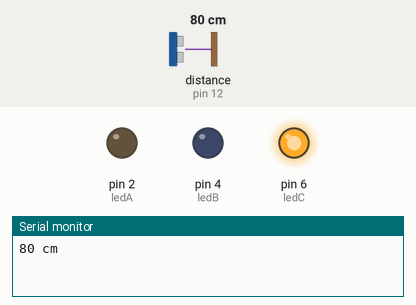
This sketch was run on a simulated Arduino Uno, built with avr-gcc and run on an emulated ATmega328P. On the bench: output pins drawn as LEDs (lit = HIGH), the last lines printed to the serial monitor. Wiring (inferred from the names in the program): ultrasonic range finder: trigger pin 13; echo pin 12. The inputs (shaded band) are chosen by the test bench; at power-on: distance to the obstacle (sensor on pin 12) 80 cm. The echo pulse lasts 58.3 µs per cm; pins used as bus, display or sensor lines are not drawn.

Above: at 1.2 s.
1.3 s: distance to the obstacle (sensor on pin 12) set to 64 cm
2.8 s: distance to the obstacle (sensor on pin 12) set to 56 cm
At 3.2 s:
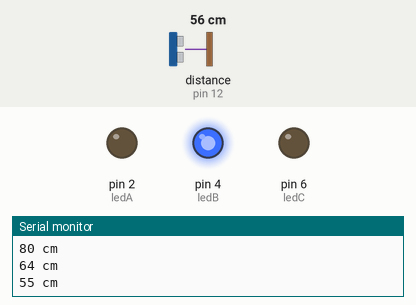
4.3 s: distance to the obstacle (sensor on pin 12) set to 33 cm
5.8 s: distance to the obstacle (sensor on pin 12) set to 27 cm
At 6.2 s:
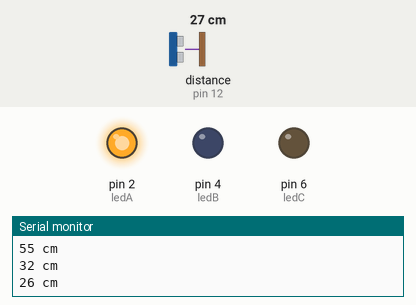
7.3 s: distance to the obstacle (sensor on pin 12) set to 35 cm
At 8.5 s:
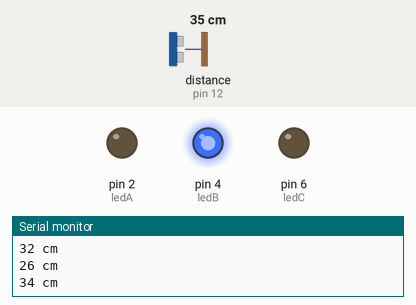
8.8 s: distance to the obstacle (sensor on pin 12) set to 2 cm
At 9.8 s:
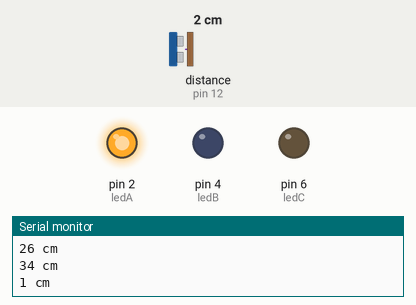
Timing chart, 0 to 11.3 s (numbered marks = the images above; inputs shaded):
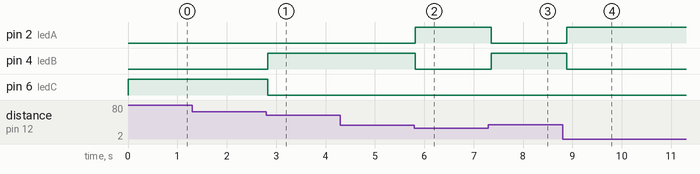

Measured:
- the behaviour switches between 61 and 60 cm on distance to the obstacle (sensor on pin 12) (found by bisection; images 0 and 1)
- the behaviour switches between 32 and 31 cm on distance to the obstacle (sensor on pin 12) (found by bisection; images 1 and 2)
- after the input at 2.8 s, pin 4 (ledB): LOW → HIGH at once; pin 6 (ledC): HIGH → LOW at once
- after the input at 5.8 s, pin 2 (ledA): LOW → HIGH at once; pin 4 (ledB): HIGH → LOW at once
- after the input at 7.3 s, pin 2 (ledA): HIGH → LOW after 0.05 s; pin 4 (ledB): LOW → HIGH after 0.05 s
- after the input at 8.8 s, pin 2 (ledA): LOW → HIGH after 0.09 s; pin 4 (ledB): HIGH → LOW after 0.09 s

The sketch:

AR18_ultrasonic.ino
```cpp
/*

 예제 6.7

 초음파 거리센서를 이용한 거리 측정

*/


// 트리거 핀과 에코 핀 번호를 설정한다.

const char trigPin = 13;

const char echoPin = 12;

const int ledA   =  2;

const int ledB   =  4;

const int ledC   =  6;

// 펄스 폭과 거리 변수 설정

int pulseWidth;

int distance;

int distanceOld;


void setup() {

  // 시리얼 통신 설정

  Serial.begin (9600);

  // 트리거 핀은 출력으로, 에코핀은 입력으로 설정

  pinMode(trigPin, OUTPUT);

  pinMode(echoPin, INPUT);

  // 트리거 핀의 초기값을 LOW로 한다

  digitalWrite(trigPin,LOW);

  pinMode(ledA , OUTPUT);

  pinMode(ledB , OUTPUT);

  pinMode(ledC , OUTPUT);

}


void loop(){

  // 10us의 트리거 신호를 HC-SR04로 내보낸다.

  digitalWrite(trigPin,HIGH);

  delayMicroseconds(10);

  digitalWrite(trigPin, LOW);


  // Echo 펄스 폭을 측정하여 pulseWidth 변수에 저장한다.

  pulseWidth = pulseIn(echoPin, HIGH);

  // 거리를 계산한다.

  distance = pulseWidth / 58;

  // 감지거리인 2~200cm 범위의 거리값만 사용한다.

  if(distance <= 200 || distance >= 2){

    // 이전의 거리값과 비교하여 변화가 있을 경우에만

    // 시리얼 통신으로 전송한다.

    if(distance<=30){

       digitalWrite(ledA, HIGH);

        digitalWrite(ledB, LOW);

         digitalWrite(ledC, LOW);

    }

    if(distance>30 && distance<=60){

       digitalWrite(ledA, LOW);

       digitalWrite(ledB, HIGH);

       digitalWrite(ledC, LOW);

    }

    if(distance>60){

       digitalWrite(ledA, LOW);

       digitalWrite(ledB, LOW);

       digitalWrite(ledC, HIGH);

    }

    if(distance !=distanceOld){

      Serial.print(distance);

      Serial.println(" cm");

    }

  };

  distanceOld = distance;

  delay(100);

}
```
